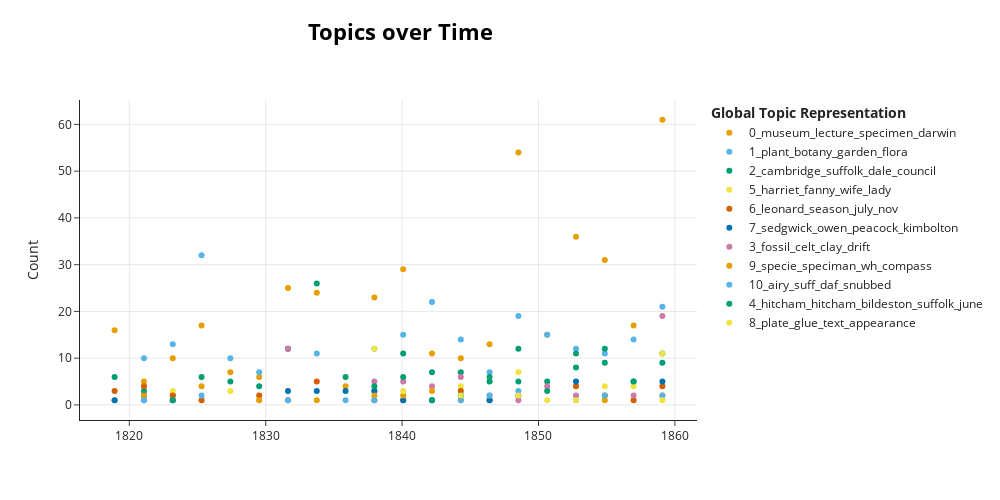

The cell this chart's notebook holds for it:
### Markdown cell above
Create visualisation of topics over time for letters sent by Henslow using bertopic_time function.

### Code cell
henslow_vis_obj = bertopic_time(henslow_sent_df, topic_model)
henslow_vis = henslow_vis_obj[0]
henslow_vis

### Figure 1 — Plotly figure (JSON) as saved in the notebook; plotly's stock layout.template omitted (floating-point values rounded to 4 significant figures)
{"data": [{"hoverinfo": "text", "hovertext": ["<b>Topic 0</b><br>Words: shell, insect, cabinet, guinea, volume", "<b>Topic 0</b><br>Words: insect, trans, defer, gr, cabinet", "<b>Topic 0</b><br>Words: insect, collection, falcon, epidermis, lyon", "<b>Topic 0</b><br>Words: insect, specimen, member, sentiment, paper", "<b>Topic 0</b><br>Words: deserve, america, locust, per_cent, sturm", "<b>Topic 0</b><br>Words: hole, page, happiness, flesh, knowledge", "<b>Topic 0</b><br>Words: member, expense, copy, publication, university", "<b>Topic 0</b><br>Words: expense, insect, announcement, course, minimum", "<b>Topic 0</b><br>Words: censure, dearth, crick, feeling, voting", "<b>Topic 0</b><br>Words: specimen, purpose, impression, lecture, description", "<b>Topic 0</b><br>Words: specimen, paper, lecture, excuse, help", "<b>Topic 0</b><br>Words: credit, wasp, assure, label, regret", "<b>Topic 0</b><br>Words: arrangement, church, curator, plan, faculty", "<b>Topic 0</b><br>Words: worm, reply, page, class, museum", "<b>Topic 0</b><br>Words: course, lecture, church, view, museum", "<b>Topic 0</b><br>Words: meeting, object, museum, series, question", "<b>Topic 0</b><br>Words: museum, bird, marquee, object, plan", "<b>Topic 0</b><br>Words: museum, lecture, animal, price, occasion", "<b>Topic 0</b><br>Words: student, paris, bird, set, bree", "<b>Topic 0</b><br>Words: darwin, lecture, view, museum, hypothesis"], "marker": {"color": "#E69F00"}, "mode": "markers", "name": "0_museum_lecture_specimen_darwin", "type": "scatter", "x": ["1818-12-02T13:45:07.200000", "1821-01-27T08:24:00", "1823-03-09T16:48:00", "1825-04-19T01:12:00", "1827-05-30T09:36:00", "1829-07-09T18:00:00", "1831-08-20T02:24:00", "1833-09-29T10:48:00", "1835-11-09T19:12:00", "1837-12-20T03:36:00", "1840-01-30T12:00:00", "1842-03-11T20:24:00", "1844-04-21T04:48:00", "1846-06-01T13:12:00", "1848-07-11T21:36:00", "1850-08-22T06:00:00", "1852-10-01T14:24:00", "1854-11-11T22:48:00", "1856-12-22T07:12:00", "1859-02-01T15:36:00"], "y": [16, 5, 10, 17, 7, 6, 25, 24, 4, 23, 29, 11, 10, 13, 54, 15, 36, 31, 17, 61]}, {"hoverinfo": "text", "hovertext": ["<b>Topic 1</b><br>Words: chrysomela, dock, fulgida, wch, plant", "<b>Topic 1</b><br>Words: lutea, verna, plant, fruticosa, viola", "<b>Topic 1</b><br>Words: plant, sphaerium, desiderata, country, lathyrus", "<b>Topic 1</b><br>Words: plant, specimen, flora, specie, habitat", "<b>Topic 1</b><br>Words: plant, kent, catalogue, flora, πολλοι", "<b>Topic 1</b><br>Words: cambridge, plant, museum, botanical, tract", "<b>Topic 1</b><br>Words: plant, district, flora, drainage, daubenys", "<b>Topic 1</b><br>Words: lobelia, uren, language, plant, snowflake", "<b>Topic 1</b><br>Words: shewn, clifton, contributor, cottage, botanist", "<b>Topic 1</b><br>Words: lindley, costae, duplicate, plant, botany", "<b>Topic 1</b><br>Words: vegetation, physiology, botanist, plant, law", "<b>Topic 1</b><br>Words: plant, galapagos, lindley, bud, garden", "<b>Topic 1</b><br>Words: plant, galapagos, lindley, village, university", "<b>Topic 1</b><br>Words: barley, grain, wheat, plant, oat", "<b>Topic 1</b><br>Words: plant, term, botany, melittis, grandiflora", "<b>Topic 1</b><br>Words: plant, genera, lecture, endlicher, speciman", "<b>Topic 1</b><br>Words: plant, flower, rice, flour, child", "<b>Topic 1</b><br>Words: plant, garden, canada, race, botany", "<b>Topic 1</b><br>Words: seed, vessel, plant, flora, preface", "<b>Topic 1</b><br>Words: botany, plant, synonyme, garden, longiflora"], "marker": {"color": "#56B4E9"}, "mode": "markers", "name": "1_plant_botany_garden_flora", "type": "scatter", "x": ["1818-12-02T13:45:07.200000", "1821-01-27T08:24:00", "1823-03-09T16:48:00", "1825-04-19T01:12:00", "1827-05-30T09:36:00", "1829-07-09T18:00:00", "1831-08-20T02:24:00", "1833-09-29T10:48:00", "1835-11-09T19:12:00", "1837-12-20T03:36:00", "1840-01-30T12:00:00", "1842-03-11T20:24:00", "1844-04-21T04:48:00", "1846-06-01T13:12:00", "1848-07-11T21:36:00", "1850-08-22T06:00:00", "1852-10-01T14:24:00", "1854-11-11T22:48:00", "1856-12-22T07:12:00", "1859-02-01T15:36:00"], "y": [1, 10, 13, 32, 10, 7, 12, 11, 1, 12, 15, 22, 14, 7, 19, 15, 12, 11, 14, 21]}, {"hoverinfo": "text", "hovertext": ["<b>Topic 2</b><br>Words: cambridge, dale, london, reach, dorsetshire", "<b>Topic 2</b><br>Words: dale, cambridge, easter, answering, midst", "<b>Topic 2</b><br>Words: anglesea, profusion, yorkshire, jan, cambridge", "<b>Topic 2</b><br>Words: cambridge, dale, election, intention, cam", "<b>Topic 2</b><br>Words: cambridge, life, march, leonard, subscriber", "<b>Topic 2</b><br>Words: cambridge, hope, walker, banker, guinea", "<b>Topic 2</b><br>Words: cambridge, weymouth, dale, gazette, council", "<b>Topic 2</b><br>Words: cambridge, council, seat, feb, dale", "<b>Topic 2</b><br>Words: bristol, overard, sheffield, treasurer, cambridge", "<b>Topic 2</b><br>Words: cambridge, march, thirlwall, burcham, candidate", "<b>Topic 2</b><br>Words: cambridge, berkshire, london, crick, july", "<b>Topic 2</b><br>Words: clements_inn, cambridge, nov, soc, london", "<b>Topic 2</b><br>Words: cambridge, government, appointment, london, suffolk", "<b>Topic 2</b><br>Words: cambridge, occasion, ipswich, someplace, norwich", "<b>Topic 2</b><br>Words: suffolk, dec, cambridge, kindness, porter", "<b>Topic 2</b><br>Words: suffolk, al, dorset, wandering, norfolk", "<b>Topic 2</b><br>Words: suffolk, request, cambridge, june, ipswich", "<b>Topic 2</b><br>Words: cambridge, ipswich, sunday, downing_college, garden", "<b>Topic 2</b><br>Words: cambridge, search, publish, downing_college, thinking", "<b>Topic 2</b><br>Words: downing_terrace, cambridge, april, joseph, ipswich"], "marker": {"color": "#009E73"}, "mode": "markers", "name": "2_cambridge_suffolk_dale_council", "type": "scatter", "x": ["1818-12-02T13:45:07.200000", "1821-01-27T08:24:00", "1823-03-09T16:48:00", "1825-04-19T01:12:00", "1827-05-30T09:36:00", "1829-07-09T18:00:00", "1831-08-20T02:24:00", "1833-09-29T10:48:00", "1835-11-09T19:12:00", "1837-12-20T03:36:00", "1840-01-30T12:00:00", "1842-03-11T20:24:00", "1844-04-21T04:48:00", "1846-06-01T13:12:00", "1848-07-11T21:36:00", "1850-08-22T06:00:00", "1852-10-01T14:24:00", "1854-11-11T22:48:00", "1856-12-22T07:12:00", "1859-02-01T15:36:00"], "y": [6, 3, 2, 6, 5, 4, 12, 26, 6, 3, 11, 7, 7, 6, 12, 5, 8, 12, 5, 11]}, {"hoverinfo": "text", "hovertext": ["<b>Topic 5</b><br>Words: woman, harriet, fanny, wife, lady", "<b>Topic 5</b><br>Words: miss, harriet, alexandre, scot, schillers", "<b>Topic 5</b><br>Words: harriet, inform, pray, affair, chance", "<b>Topic 5</b><br>Words: fanny, fetch, alban, harriet, anne", "<b>Topic 5</b><br>Words: harriet, fanny, wife, miss, care", "<b>Topic 5</b><br>Words: wife, fanny, harriet, albans, miss", "<b>Topic 5</b><br>Words: harriet, wife, affey, maud, bid", "<b>Topic 5</b><br>Words: harriet, posting, belper, wife, lady", "<b>Topic 5</b><br>Words: harriet, wrist, louise, fanny, cough", "<b>Topic 5</b><br>Words: lady, barnard, miss, afflick, bid"], "marker": {"color": "#F0E442"}, "mode": "markers", "name": "5_harriet_fanny_wife_lady", "type": "scatter", "x": ["1818-12-02T13:45:07.200000", "1823-03-09T16:48:00", "1829-07-09T18:00:00", "1844-04-21T04:48:00", "1846-06-01T13:12:00", "1848-07-11T21:36:00", "1852-10-01T14:24:00", "1854-11-11T22:48:00", "1856-12-22T07:12:00", "1859-02-01T15:36:00"], "y": [1, 3, 1, 4, 5, 7, 4, 4, 4, 11]}, {"hoverinfo": "text", "hovertext": ["<b>Topic 6</b><br>Words: season, summer, conocephali, sedge, wind", "<b>Topic 6</b><br>Words: leonard, fenny, tribe, january, december", "<b>Topic 6</b><br>Words: bishop, leonard, april, kings, lincoln", "<b>Topic 6</b><br>Words: wittlesea, season, leonard, july, nov", "<b>Topic 6</b><br>Words: june, april, leonard, season, july", "<b>Topic 6</b><br>Words: week, leonard, season, july, nov", "<b>Topic 6</b><br>Words: nov, autumn, lobelia, correction, period", "<b>Topic 6</b><br>Words: hutton, week, leonard, season, july", "<b>Topic 6</b><br>Words: july, leonard, season, nov, summer", "<b>Topic 6</b><br>Words: month, end, august, rap, bunbury", "<b>Topic 6</b><br>Words: note, january, leonard, season, july", "<b>Topic 6</b><br>Words: nov, fillip, season, loan, trip", "<b>Topic 6</b><br>Words: july, leonard, home, season, nov", "<b>Topic 6</b><br>Words: allotment, february, report, leonard, season", "<b>Topic 6</b><br>Words: leonard, snow, jas, season, nights"], "marker": {"color": "#D55E00"}, "mode": "markers", "name": "6_leonard_season_july_nov", "type": "scatter", "x": ["1818-12-02T13:45:07.200000", "1821-01-27T08:24:00", "1823-03-09T16:48:00", "1825-04-19T01:12:00", "1829-07-09T18:00:00", "1831-08-20T02:24:00", "1833-09-29T10:48:00", "1837-12-20T03:36:00", "1840-01-30T12:00:00", "1844-04-21T04:48:00", "1846-06-01T13:12:00", "1852-10-01T14:24:00", "1854-11-11T22:48:00", "1856-12-22T07:12:00", "1859-02-01T15:36:00"], "y": [3, 4, 2, 1, 2, 1, 5, 1, 1, 3, 1, 4, 2, 1, 4]}, {"hoverinfo": "text", "hovertext": ["<b>Topic 7</b><br>Words: bulwer, england, sedgwick, owen, peacock", "<b>Topic 7</b><br>Words: sedgwick, presume, vol, publication, notice", "<b>Topic 7</b><br>Words: overleaf, stylop, affection, dale, specie", "<b>Topic 7</b><br>Words: sedgwick, hard, peacock, cone, zamia", "<b>Topic 7</b><br>Words: johnstone, kimbolton, shutt, strutt, berwick", "<b>Topic 7</b><br>Words: sedgwick, peacock, jenyns, whewell, wd", "<b>Topic 7</b><br>Words: sedgwick, quarto, sternberg, command, mean", "<b>Topic 7</b><br>Words: decr, sedgwick, owen, peacock, strutt", "<b>Topic 7</b><br>Words: compare, owen, london, sedgwick, peacock", "<b>Topic 7</b><br>Words: sedgwick, prescience, felixstow, mark, reason", "<b>Topic 7</b><br>Words: ludwig, africa, breach, confidence, baron", "<b>Topic 7</b><br>Words: sedgwick, forbe, mccoy, ask, forgot", "<b>Topic 7</b><br>Words: owen, sedgwick, telerpeton, priority, equivocation", "<b>Topic 7</b><br>Words: sedgwick, passage, owen, illumination, late"], "marker": {"color": "#0072B2"}, "mode": "markers", "name": "7_sedgwick_owen_peacock_kimbolton", "type": "scatter", "x": ["1818-12-02T13:45:07.200000", "1821-01-27T08:24:00", "1823-03-09T16:48:00", "1831-08-20T02:24:00", "1833-09-29T10:48:00", "1835-11-09T19:12:00", "1837-12-20T03:36:00", "1840-01-30T12:00:00", "1842-03-11T20:24:00", "1844-04-21T04:48:00", "1846-06-01T13:12:00", "1848-07-11T21:36:00", "1852-10-01T14:24:00", "1859-02-01T15:36:00"], "y": [1, 2, 1, 3, 3, 3, 3, 1, 1, 2, 1, 2, 5, 5]}, {"hoverinfo": "text", "hovertext": ["<b>Topic 3</b><br>Words: mineralogical, morning, book, fossil, celt", "<b>Topic 3</b><br>Words: mineralogy, wh, syllabus, desiderata, trust", "<b>Topic 3</b><br>Words: clay, pit, subsoil, debris, altitude", "<b>Topic 3</b><br>Words: fossil, osmundae, filicite, bowman, heterophylla", "<b>Topic 3</b><br>Words: fossil, clay, monkey, tribe, recollect", "<b>Topic 3</b><br>Words: nodules, sandstone, soil, animal, matter", "<b>Topic 3</b><br>Words: nodule, phosphate, lime, london_clay, fossil", "<b>Topic 3</b><br>Words: engineer, bog, copper, stowmarket, sandstone", "<b>Topic 3</b><br>Words: petroleum, asphalt, naphtha, bottle, fossil", "<b>Topic 3</b><br>Words: rock, geology, disposal, scanty, mineral", "<b>Topic 3</b><br>Words: fossil, geol_soc, past, explanation, thought", "<b>Topic 3</b><br>Words: brown, pleistocene, peat, stanway, job", "<b>Topic 3</b><br>Words: celt, drift, fossil, valley, earth"], "marker": {"color": "#CC79A7"}, "mode": "markers", "name": "3_fossil_celt_clay_drift", "type": "scatter", "x": ["1821-01-27T08:24:00", "1823-03-09T16:48:00", "1831-08-20T02:24:00", "1837-12-20T03:36:00", "1840-01-30T12:00:00", "1842-03-11T20:24:00", "1844-04-21T04:48:00", "1846-06-01T13:12:00", "1848-07-11T21:36:00", "1850-08-22T06:00:00", "1852-10-01T14:24:00", "1856-12-22T07:12:00", "1859-02-01T15:36:00"], "y": [1, 1, 12, 5, 5, 4, 6, 2, 1, 4, 2, 2, 19]}, {"hoverinfo": "text", "hovertext": ["<b>Topic 9</b><br>Words: specie, speciman, collection, wh, compass", "<b>Topic 9</b><br>Words: speciman, specie, searching, acori, plantation", "<b>Topic 9</b><br>Words: help, specie, friend, speciman, wh", "<b>Topic 9</b><br>Words: examining, specie, speciman, wh, compass", "<b>Topic 9</b><br>Words: specie, mine, section, variety, speciman", "<b>Topic 9</b><br>Words: wh, speciman, specie, serra, pecopteris", "<b>Topic 9</b><br>Words: specie, til, deck, lot, summer", "<b>Topic 9</b><br>Words: compass, specie, owen, speciman, wh", "<b>Topic 9</b><br>Words: specie, speciman, wh, compass, examining", "<b>Topic 9</b><br>Words: rear, speciman, scheme, thing, specie"], "marker": {"color": "#E69F00"}, "mode": "markers", "name": "9_specie_speciman_wh_compass", "type": "scatter", "x": ["1821-01-27T08:24:00", "1825-04-19T01:12:00", "1829-07-09T18:00:00", "1833-09-29T10:48:00", "1837-12-20T03:36:00", "1840-01-30T12:00:00", "1842-03-11T20:24:00", "1844-04-21T04:48:00", "1854-11-11T22:48:00", "1859-02-01T15:36:00"], "y": [2, 4, 1, 1, 2, 2, 3, 1, 1, 2]}, {"hoverinfo": "text", "hovertext": ["<b>Topic 10</b><br>Words: sabina, airy, suff, daf, ommission", "<b>Topic 10</b><br>Words: rotundif, saltan, airy, suff, daf", "<b>Topic 10</b><br>Words: saussure, airy, suff, daf, ommission", "<b>Topic 10</b><br>Words: daf, airy, suff, ommission, quy", "<b>Topic 10</b><br>Words: suff, airy, daf, ommission, quy", "<b>Topic 10</b><br>Words: suff, sulivan, airy, daf, ommission", "<b>Topic 10</b><br>Words: airy, ommission, quy, belief, number", "<b>Topic 10</b><br>Words: suf, airy, suff, daf, ommission", "<b>Topic 10</b><br>Words: yate, airy, suff, daf, ommission", "<b>Topic 10</b><br>Words: snubbed, hort, airy, suff, daf"], "marker": {"color": "#56B4E9"}, "mode": "markers", "name": "10_airy_suff_daf_snubbed", "type": "scatter", "x": ["1821-01-27T08:24:00", "1825-04-19T01:12:00", "1831-08-20T02:24:00", "1837-12-20T03:36:00", "1844-04-21T04:48:00", "1846-06-01T13:12:00", "1848-07-11T21:36:00", "1852-10-01T14:24:00", "1854-11-11T22:48:00", "1859-02-01T15:36:00"], "y": [1, 2, 1, 1, 1, 2, 3, 1, 2, 2]}, {"hoverinfo": "text", "hovertext": ["<b>Topic 4</b><br>Words: bivalve, hitcham, hitcham_bildeston, suffolk, june", "<b>Topic 4</b><br>Words: hitcham_bildeston, suffolk, pennyworth, bildeston_suffolk, allied", "<b>Topic 4</b><br>Words: hitcham_bildeston, memoranda, suffolk, estimate, agreement", "<b>Topic 4</b><br>Words: saxon, restoring, cry, united_regard, spoilt", "<b>Topic 4</b><br>Words: hitcham, library, groombridge, london, suf", "<b>Topic 4</b><br>Words: hitcham, suffolk, yarmouth, letter, hitcham_bildeston", "<b>Topic 4</b><br>Words: hitcham, private, mentioning, gedge, turtle", "<b>Topic 4</b><br>Words: hitcham, spathe, dash, bound, yarmouth", "<b>Topic 4</b><br>Words: hitcham, suffolk, hitcham_bildeston, excursion, october", "<b>Topic 4</b><br>Words: hitcham_bildeston, suffolk, hitcham, cottage, wall", "<b>Topic 4</b><br>Words: hitcham, suffolk, hitcham_bildeston, eyton, second", "<b>Topic 4</b><br>Words: hitcham_bildeston, hitcham, suffolk, whewell, january"], "marker": {"color": "#009E73"}, "mode": "markers", "name": "4_hitcham_hitcham_bildeston_suffolk_june", "type": "scatter", "x": ["1823-03-09T16:48:00", "1837-12-20T03:36:00", "1840-01-30T12:00:00", "1842-03-11T20:24:00", "1844-04-21T04:48:00", "1846-06-01T13:12:00", "1848-07-11T21:36:00", "1850-08-22T06:00:00", "1852-10-01T14:24:00", "1854-11-11T22:48:00", "1856-12-22T07:12:00", "1859-02-01T15:36:00"], "y": [1, 4, 6, 1, 2, 5, 5, 3, 11, 9, 5, 9]}, {"hoverinfo": "text", "hovertext": ["<b>Topic 8</b><br>Words: plate, illiger, hister, scarabidae, hexoda", "<b>Topic 8</b><br>Words: plate, text, reference, figure, glue", "<b>Topic 8</b><br>Words: plate, crenata, crenation, novelty, hint", "<b>Topic 8</b><br>Words: plate, mint, decm, laminae, attrition", "<b>Topic 8</b><br>Words: plate, benthams, labiata, tom, rectory", "<b>Topic 8</b><br>Words: plate, duplicate, glue, text, appearance", "<b>Topic 8</b><br>Words: text_illegible, varnish, cotton, shift, plate", "<b>Topic 8</b><br>Words: forthwith, glue, plate, text, appearance"], "marker": {"color": "#F0E442"}, "mode": "markers", "name": "8_plate_glue_text_appearance", "type": "scatter", "x": ["1827-05-30T09:36:00", "1837-12-20T03:36:00", "1840-01-30T12:00:00", "1844-04-21T04:48:00", "1848-07-11T21:36:00", "1850-08-22T06:00:00", "1852-10-01T14:24:00", "1859-02-01T15:36:00"], "y": [3, 12, 3, 2, 2, 1, 1, 1]}], "layout": {"height": 500, "hoverlabel": {"bgcolor": "white", "font": {"family": "Rockwell", "size": 16}}, "legend": {"title": {"text": "<b>Global Topic Representation"}}, "title": {"font": {"color": "Black", "size": 22}, "text": "<b>Topics over Time", "x": 0.4, "xanchor": "center", "y": 0.95, "yanchor": "top"}, "width": 1000, "xaxis": {"showgrid": true}, "yaxis": {"showgrid": true, "title": {"text": "Count"}}}}
